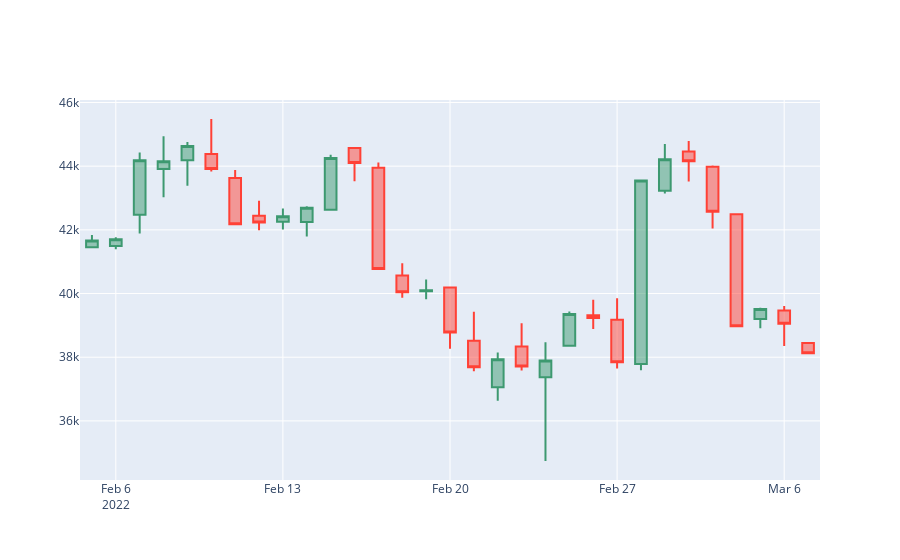

The notebook cell saved with this chart:
### Code cell
fig = go.Figure(data=[go.Candlestick(x= candlestick_data.index,
                                    open= candlestick_data['Price']['first'],
                                    high= candlestick_data['Price']['max'],
                                     low= candlestick_data['Price']['min'],
                                     close= candlestick_data['Price']['last'])
                                   ])
fig.update_layout(xaxis_rangeslider_visible=False)

fig.show()
